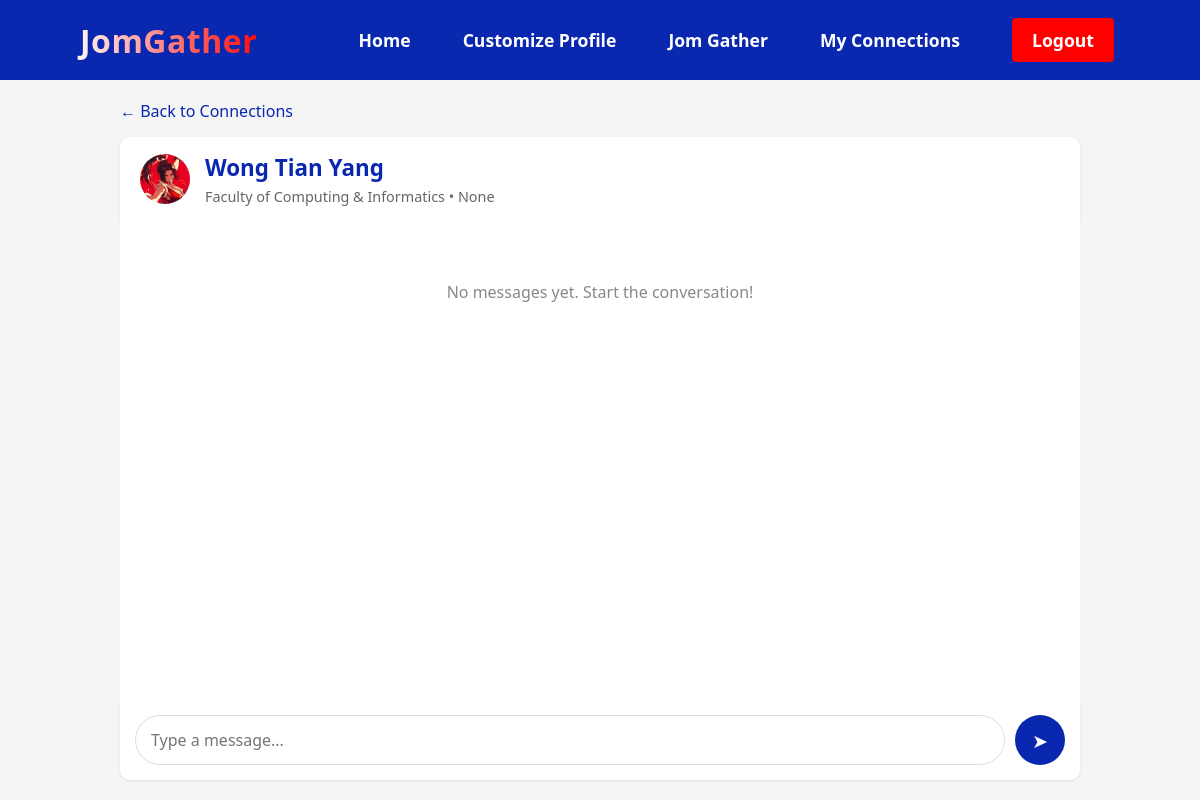
/chat/4 (signed in), run on the app's committed database.
### models.py (models this page shows, shortened)
class Customisation(db.Model):
    id = db.Column(db.Integer, primary_key=True)
    user_id = db.Column(db.Integer, db.ForeignKey('user.id'), nullable=False)
    profile_picture = db.Column(db.String(255))
    bio = db.Column(db.Text)
    interests = db.Column(db.String(500))
    faculty = db.Column(db.String(100))
    course = db.Column(db.String(100))
    year_of_study = db.Column(db.Integer)
    created_at = db.Column(db.DateTime, default=datetime.utcnow)
    updated_at = db.Column(db.DateTime, default=datetime.utcnow, onupdate=datetime.utcnow)
    user = db.relationship('User', backref=db.backref('customisation', uselist=False, lazy=True))

class User(UserMixin, db.Model):
    id = db.Column(db.Integer, primary_key=True)
    student_id = db.Column(db.String(15), unique=True, nullable=False)
    username = db.Column(db.String(64), unique=True, nullable=False)
    email = db.Column(db.String(120), unique=True, nullable=False)
    password_hash = db.Column(db.String(128))
    created_at = db.Column(db.DateTime, default=datetime.utcnow)
    is_active = db.Column(db.Boolean, default=True)
    last_login = db.Column(db.DateTime)
    is_2fa_enabled = db.Column(db.Boolean, default=False, nullable=False)
    two_fa_secret = db.Column(db.String(32), nullable=True)

### app.py (the view)
@app.route('/chat/<int:user_id>')
@login_required
def chat(user_id):
    other_user = User.query.get_or_404(user_id)
    connection = Connection.query.filter(
        ((Connection.user_id == current_user.id) & (Connection.connected_user_id == user_id)) |
        ((Connection.user_id == user_id) & (Connection.connected_user_id == current_user.id))
    ).first()
    if not connection or connection.status != 'accepted':
        flash('You must be connected with this user to chat', 'error')
        return redirect(url_for('view_connections'))
    messages = Message.query.filter_by(connection_id=connection.id).order_by(Message.created_at).all()
    unread_messages = Message.query.filter_by(
        connection_id=connection.id,
        sender_id=other_user.id,
        is_read=False
    ).all()
    for msg in unread_messages:
        msg.is_read = True
    db.session.commit()
    return render_template('chat.html', other_user=other_user, connection=connection, messages=messages)

### app.py (called while the page is built)
@login_manager.user_loader
def load_user(user_id):
    return User.query.get(int(user_id))

### templates/chat.html (shortened to what this page needs)
<!DOCTYPE html>
<html lang="en">
<head>
  <link rel="stylesheet" href="{{ url_for('static', filename='css/common.css') }}">
  <link rel="stylesheet" href="{{ url_for('static', filename='css/chat.css') }}">
</head>
<body>
<nav class="navbar" aria-label="Main navigation">
  <div class="navbar__container">
    <a href="{{ url_for('index') }}" id="navbar__logo" aria-label="JomGather Home">JomGather</a>
    <ul class="navbar__menu" role="menubar">
      <li class="navbar__item" role="none">
        <a href="{{ url_for('index') }}" class="navbar__links {% if request.endpoint == 'index' %}active{% endif %}" role="menuitem">Home</a>
      </li>
      <li class="navbar__item" role="none">
        <a href="{{ url_for('customise') }}" class="navbar__links {% if request.endpoint == 'customise' %}active{% endif %}" role="menuitem">Customize Profile</a>
      </li>
      <li class="navbar__item" role="none">
        <a href="{{ url_for('jomgather') }}" class="navbar__links {% if request.endpoint == 'jomgather' %}active{% endif %}" role="menuitem">Jom Gather</a>
      </li>
      {% if current_user.is_authenticated %}
      <li class="navbar__item" role="none">
        <a href="{{ url_for('view_connections') }}" class="navbar__links {% if request.endpoint == 'view_connections' %}active{% endif %}" role="menuitem">My Connections</a>
      </li>
      <li class="navbar__btn" role="none">
        <a href="{{ url_for('logout') }}" class="button" role="menuitem">Logout</a>
      </li>
      {% else %}
      <li class="navbar__btn" role="none">
        <a href="{{ url_for('register') }}" class="button" role="menuitem">Sign Up/Log In</a>
      </li>
      {% endif %}
    </ul>
  </div>
</nav>
  <div class="chat-container">
    <a href="{{ url_for('view_connections') }}" class="back-to-connections">← Back to Connections</a>
    <div class="chat-header">
      <div class="chat-user-avatar">
        {% if other_user.customisation and other_user.customisation.profile_picture %}
          <img src="{{ url_for('static', filename='uploads/' + other_user.customisation.profile_picture) }}" alt="{{ other_user.username }}">
        {% else %}
          <div style="font-size: 1.5rem;">👤</div>
        {% endif %}
      </div>
      <div class="chat-user-info">
        <h2>{{ other_user.username }}</h2>
        {% if other_user.customisation %}
          <p>
            {% if other_user.customisation.faculty %}
              {{ other_user.customisation.faculty }}
            {% endif %}
            {% if other_user.customisation.course %}
              • {{ other_user.customisation.course }}
            {% endif %}
          </p>
        {% endif %}
      </div>
    </div>
    <div class="chat-history" id="chat-history">
      {% if messages %}
        {% for message in messages %}
          <div class="message-row {% if message.sender_id == current_user.id %}sent{% else %}received{% endif %}">
            <div class="message {% if message.sender_id == current_user.id %}sent{% else %}received{% endif %}">
              {{ message.content }}
              <div class="message-time">
                {{ (message.created_at.replace(tzinfo=None) + timedelta(hours=8)).strftime('%H:%M | %d %b %Y') }} (GMT+8)
              </div>
            </div>
          </div>
        {% endfor %}
      {% else %}
        <div class="no-messages">
          <p>No messages yet. Start the conversation!</p>
        </div>
      {% endif %}
    </div>
    <form class="chat-form" action="{{ url_for('send_message', connection_id=connection.id) }}" method="POST">
      <input type="text" name="message" class="chat-input" placeholder="Type a message..." autofocus required>
      <button type="submit" class="send-btn">
        <span class="send-icon">➤</span>
      </button>
    </form>
  </div>
</body>
</html>

### static/css/common.css (style rules this page uses)
* { margin: 0; padding: 0; box-sizing: border-box; font-family: 'Segoe UI', Tahoma, Geneva, Verdana, sans-serif; }
body { background-color: #f5f5f5; color: #333; min-height: 100vh; display: flex; flex-direction: column; }
.navbar { background-color: #15259e; height: 80px; display: flex; justify-content: center; align-items: center; position: sticky; top: 0; z-index: 999; width: 100%; padding: 0 20px; }
.navbar__container { display: flex; justify-content: space-between; align-items: center; height: 100%; width: 100%; max-width: 1300px; margin: 0 auto; }
#navbar__logo { background-color: #fff; background-image: linear-gradient(to right, #fff 0%, #ff0000 100%); background-size: 100%; -webkit-background-clip: text; -moz-background-clip: text; -webkit-text-fill-color: transparent; -moz-text-fill-color: transparent; display: flex; align-items: center; cursor: pointer; text-decoration: none; font-size: 2rem; font-weight: bold; padding: 0 10px; height: 100%; letter-spacing: 0.5px; }
.navbar__menu { display: flex; align-items: center; list-style: none; gap: 20px; height: 100%; margin: 0; padding: 0; transition: transform 0.3s ease-out; }
.navbar__item { height: 100%; display: flex; align-items: center; }
.navbar__links { color: #fff; display: flex; align-items: center; justify-content: center; text-decoration: none; padding: 0 1rem; height: 100%; transition: all 0.3s ease; font-size: 1.1rem; font-weight: 600; position: relative; }
.navbar__btn { height: 100%; display: flex; align-items: center; padding: 0 1rem; }
.navbar .button { padding: 10px 20px; border-radius: 4px; background: #ff0000; color: white; font-weight: 600; text-align: center; transition: all 0.3s ease; display: inline-flex; align-items: center; justify-content: center; height: auto; width: auto; font-size: 1.1rem; }

### data on the page
Customisation: profile_picture (picture), customisation.faculty "Faculty of Computing & Informatics", customisation.course "None"
User: username "Wong Tian Yang"
